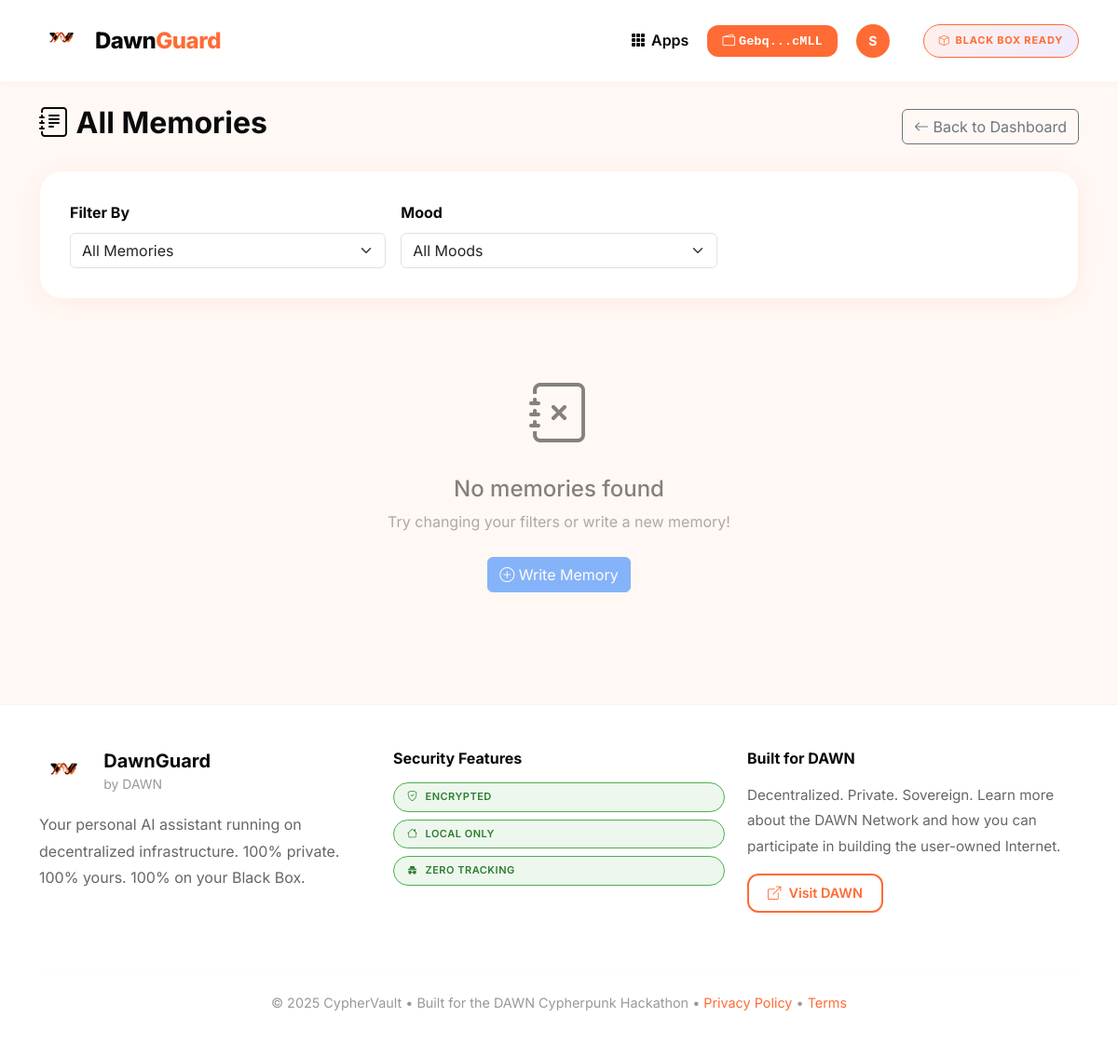
The app's page /memory/entries/ (signed in), older data.
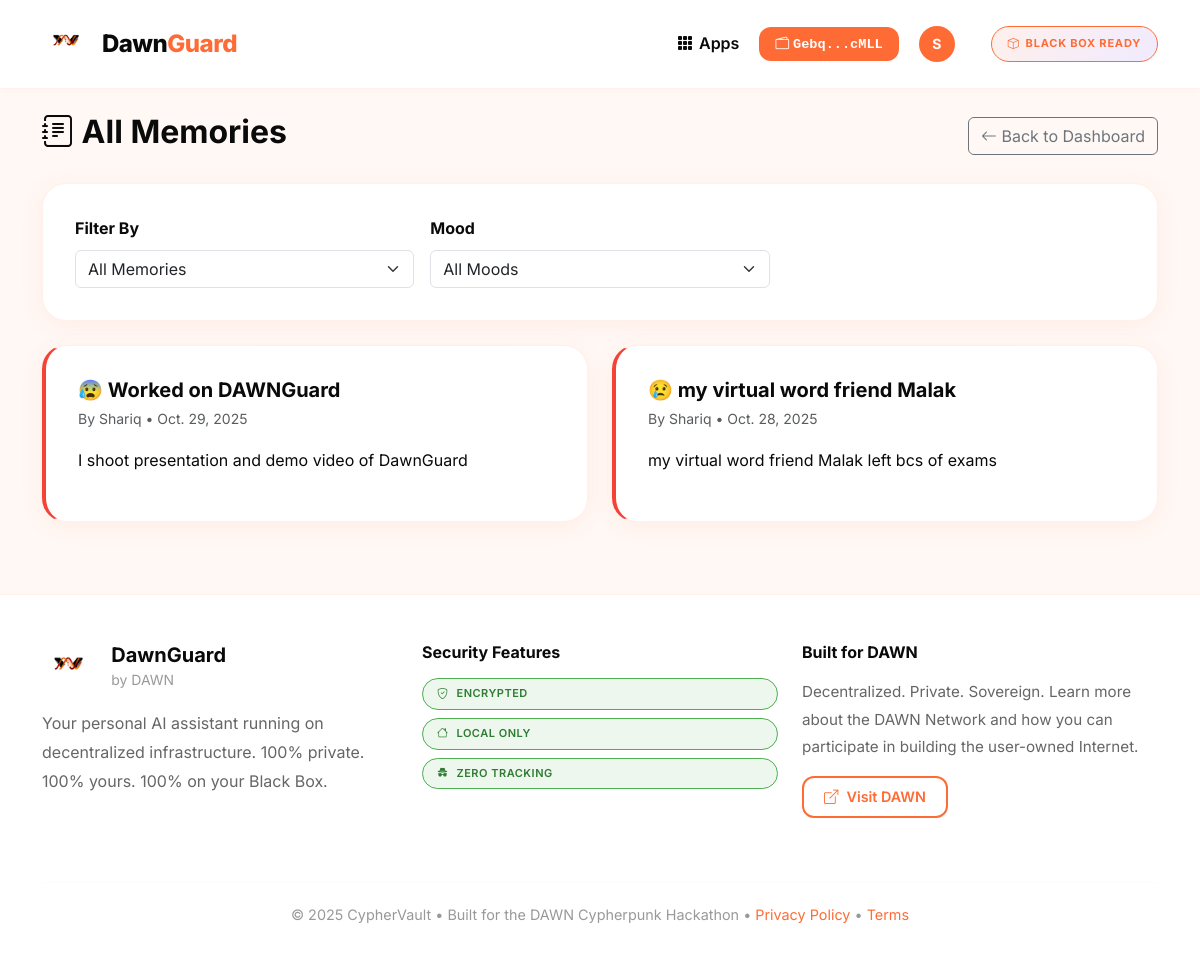
The same page, newer data.
### core/models.py (models this page shows, shortened)
class FamilyJournalEntry(models.Model):
    MOOD_CHOICES = [
        ('amazing', '😄 Amazing'),
        ('happy', '😊 Happy'),
        ('okay', '😐 Okay'),
        ('sad', '😢 Sad'),
        ('stressed', '😰 Stressed'),
    ]
    author = models.ForeignKey(FamilyMember, on_delete=models.CASCADE, related_name='journal_entries')
    title = models.CharField(max_length=200)
    content = models.TextField()  # Will be encrypted
    encrypted_content = models.TextField(blank=True)
    mood = models.CharField(max_length=20, choices=MOOD_CHOICES, default='okay')
    tags = models.JSONField(default=list, blank=True)  # ["school", "sports", "family"]
    is_private = models.BooleanField(default=False)  # Only author can see
    shared_with = models.ManyToManyField(FamilyMember, blank=True, related_name='shared_journal_entries')
    entry_date = models.DateField()  # Date this entry is about
    created_at = models.DateTimeField(auto_now_add=True)
    updated_at = models.DateTimeField(auto_now=True)
    ai_processed = models.BooleanField(default=False)
    sentiment_score = models.FloatField(null=True, blank=True)  # -1.0 to 1.0
    class Meta:
        ordering = ['-entry_date', '-created_at']
        verbose_name_plural = 'Family journal entries'
        indexes = [
            models.Index(fields=['author', 'entry_date']),
        ]
    def get_mood_emoji(self):
        mood_map = {
            'amazing': '😄',
            'happy': '😊',
            'okay': '😐',
            'sad': '😢',
            'stressed': '😰',
        }
        return mood_map.get(self.mood, '😐')

class FamilyMember(models.Model):
    ROLE_CHOICES = [
        ('admin', 'Parent/Admin'),
        ('member', 'Family Member'),
        ('child', 'Child (Restricted)'),
    ]
    user = models.OneToOneField(User, on_delete=models.CASCADE, related_name='family_member')
    role = models.CharField(max_length=20, choices=ROLE_CHOICES, default='member')
    display_name = models.CharField(max_length=100)  # "Mom", "Dad", "Sarah"
    avatar_color = models.CharField(max_length=7, default='#FF6B35')  # Hex color
    storage_quota_gb = models.IntegerField(default=50)  # GB per member
    ai_chat_enabled = models.BooleanField(default=True)
    file_upload_enabled = models.BooleanField(default=True)
    can_share_files = models.BooleanField(default=True)
    created_at = models.DateTimeField(auto_now_add=True)

### core/memory_views.py (the view)
# urls.py: path('memory/entries/', memory_views.view_journal_entries, name='memory_entries'),
@login_required
def view_journal_entries(request):
    try:
        family_member = FamilyMember.objects.get(user=request.user)
        filter_by = request.GET.get('filter', 'all')  # all, mine, shared
        mood_filter = request.GET.get('mood')
        date_from = request.GET.get('date_from')
        date_to = request.GET.get('date_to')
        if filter_by == 'mine':
            entries = FamilyJournalEntry.objects.filter(author=family_member)
        elif filter_by == 'shared':
            entries = FamilyJournalEntry.objects.filter(
                Q(is_private=False) | Q(shared_with=family_member)
            ).exclude(author=family_member)
        else:  # all
            entries = FamilyJournalEntry.objects.filter(
                Q(author=family_member) |
                Q(is_private=False) |
                Q(shared_with=family_member)
            )
        if mood_filter:
            entries = entries.filter(mood=mood_filter)
        if date_from:
            entries = entries.filter(entry_date__gte=date_from)
        if date_to:
            entries = entries.filter(entry_date__lte=date_to)
        entries = entries.distinct()[:50]
        context = {
            'family_member': family_member,
            'entries': entries,
            'filter_by': filter_by,
            'mood_filter': mood_filter,
        }
        return render(request, 'memory/journal_entries.html', context)
    except FamilyMember.DoesNotExist:
        return redirect('memory_home')

### templates/memory/journal_entries.html (shortened to what this page needs)
{% extends 'base.html' %}
{% load static %}
{% block content %}
<div class="container py-4">
    <div class="row mb-4">
        <div class="col-12">
            <div class="d-flex justify-content-between align-items-center">
                <h2 class="fw-bold" style="color: var(--dawn-dark);">
                    <i class="bi bi-journal-text"></i> All Memories
                </h2>
                <a href="{% url 'memory_home' %}" class="btn btn-outline-secondary">
                    <i class="bi bi-arrow-left"></i> Back to Dashboard
                </a>
            </div>
        </div>
    </div>
    <div class="row mb-4">
        <div class="col-12">
            <div class="dawn-card">
                <div class="row g-3">
                    <div class="col-md-4">
                        <label class="form-label fw-bold">Filter By</label>
                        <select class="form-select" id="filterBy" onchange="applyFilters()">
                            <option value="all" {% if filter_by == 'all' %}selected{% endif %}>All Memories</option>
                        </select>
                    </div>
                    <div class="col-md-4">
                        <label class="form-label fw-bold">Mood</label>
                        <select class="form-select" id="moodFilter" onchange="applyFilters()">
                            <option value="">All Moods</option>
                        </select>
                    </div>
                </div>
            </div>
        </div>
    </div>
    <div class="row g-4" id="entriesGrid">
        {% if entries %}
            {% for entry in entries %}
            <div class="col-md-6">
                <div class="dawn-card" style="border-left: 4px solid {% if entry.mood == 'amazing' or entry.mood == 'happy' %}#4CAF50{% elif entry.mood == 'okay' %}#FF9800{% else %}#f44336{% endif %};">
                    <div class="d-flex justify-content-between align-items-start mb-3">
                        <div>
                            <h5 class="fw-bold mb-1">{{ entry.get_mood_emoji }} {{ entry.title }}</h5>
                            <small class="text-muted">
                                By {{ entry.author.display_name }} • {{ entry.entry_date }}
                            </small>
                        </div>
                    </div>
                    <p style="white-space: pre-wrap;">{{ entry.content }}</p>
                </div>
            </div>
            {% endfor %}
        {% else %}
            <div class="col-12">
                <div class="text-center py-5" style="opacity: 0.5;">
                    <i class="bi bi-journal-x" style="font-size: 64px;"></i>
                    <h4 class="mt-3">No memories found</h4>
                    <p class="text-muted">Try changing your filters or write a new memory!</p>
                    <a href="{% url 'memory_home' %}" class="btn btn-primary mt-2">
                        <i class="bi bi-plus-circle"></i> Write Memory
                    </a>
                </div>
            </div>
        {% endif %}
    </div>
</div>
{% endblock %}

Row changes from the older to the newer data that the page shows:
added FamilyJournalEntry: get_mood_emoji "😰", title "Worked on DAWNGuard", author.display_name "Shariq", entry_date "Oct. 29, 2025", content "I shoot presentation and demo video of DawnGuard"
added FamilyJournalEntry: get_mood_emoji "😢", title "my virtual word friend Malak", author.display_name "Shariq", entry_date "Oct. 28, 2025", content "my virtual word friend Malak left bcs of exams"
Text that changed along with them:
text no longer shown: "No memories found Try changing your filters or write a new memory! Write Memory"
